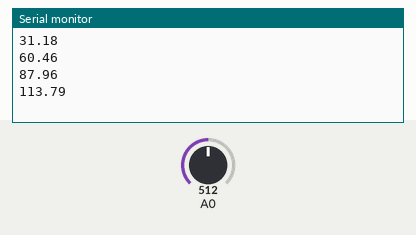
A sketch run on a simulated Arduino Uno, built with avr-gcc and run on an emulated ATmega328P. Shown: the last lines printed to the serial monitor. The test bench sets the inputs (shaded band); at power-on: A0 = 512.

Above: at 1.2 s.
1.3 s: A0 set to 716
At 1.41 s:
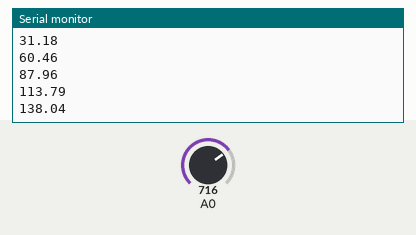
2.8 s: A0 set to 900
At 2.91 s:
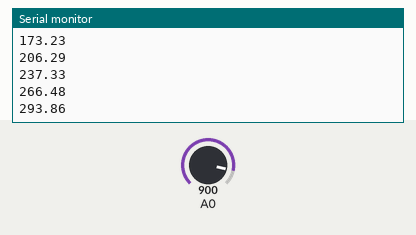
Timing chart, 0 to 5.8 s (numbered marks = the images above; inputs shaded):
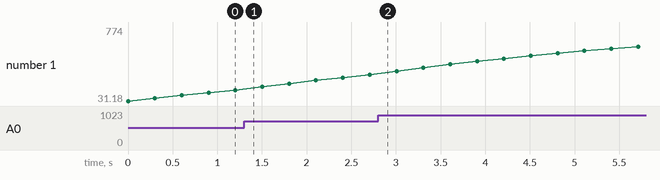

Measured:
- plotted number 1: 138.04 → 293.86 after the input at 1.3 s, 293.86 → 774 after the input at 2.8 s

The sketch:

LowPass.ino
```cpp
float x=0;
float y=0;
int a=0;
void setup() {
  // put your setup code here, to run once:
Serial.begin(9600);
}

void loop() {
  // put your main code here, to run repeatedly:
x=analogRead(A0);
y=0.9391*y+0.0609*x;
a++;
Serial.println(y);
delay(300);


}
```
